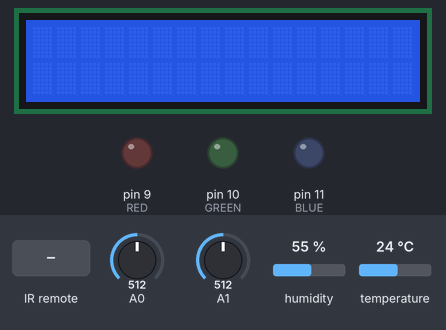
A sketch run on a simulated Arduino Uno, built with avr-gcc and run on an emulated ATmega328P. Shown: 16×2 character LCD, output pins drawn as LEDs (lit = HIGH). The inputs (shaded band) are chosen by the test bench; at power-on: humidity 55 %, A0 = 512, A1 = 512, temperature 24 °C. What the sketch prints to the serial monitor is not drawn.

Above: at 1.2 s.
1.3 s: infrared code 0xFFA25D received
At 2.5 s:
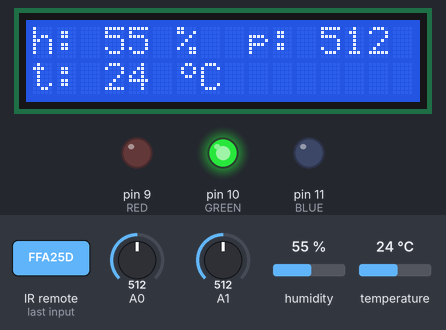
2.8 s: infrared code 0xFF629D received
At 3.2 s:
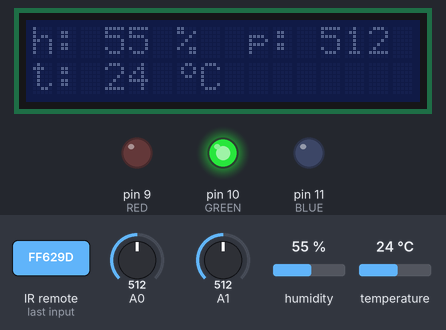
4.3 s: humidity set to 34 %
At 6.9 s:
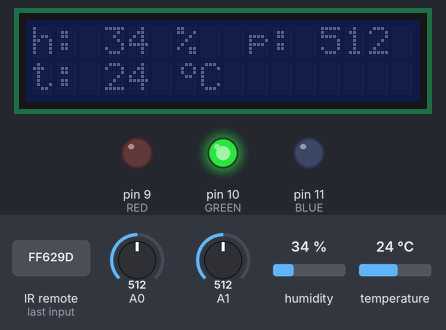
7.7 s: humidity set to 31 %
At 8.7 s:
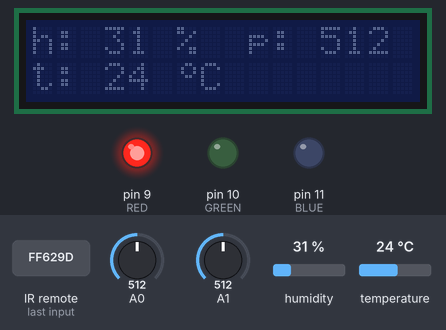
9.7 s: infrared code 0xFFA25D received
At 10.0 s:
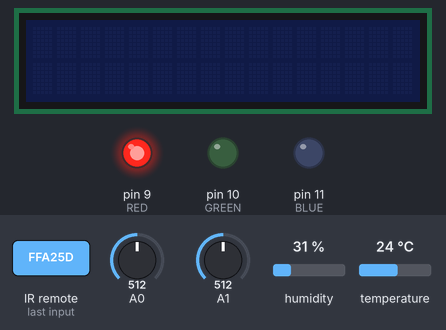
11.2 s: infrared code 0xFFC23D received
At 12.6 s:
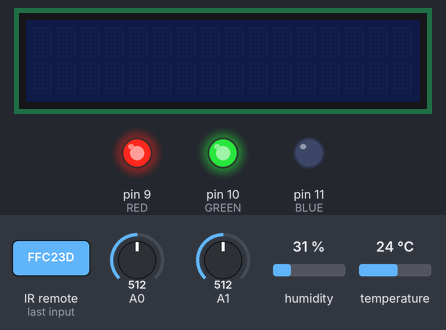
Timing chart, 0 to 13.7 s (numbered marks = the images above; inputs shaded):
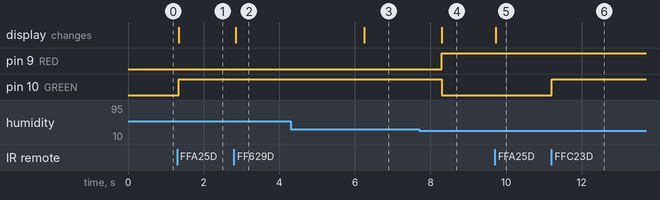

Measured:
- the behaviour switches between 33 and 32 % on humidity (found by bisection; images 3 and 4)
- after the input at 1.3 s, pin 10 (GREEN): LOW → HIGH at once; the display: changes at once (image 1)
- after the input at 2.8 s, the display: changes after 0.05 s (image 2)
- after the input at 4.3 s, the display: changes after 2.0 s (image 3)
- after the input at 7.7 s, pin 9 (RED): LOW → HIGH after 0.59 s; pin 10 (GREEN): HIGH → LOW after 0.59 s; the display: changes after 0.59 s (image 4)
- after the input at 9.7 s, the display: changes at once (image 5)
- after the input at 11.2 s, pin 10 (GREEN): LOW → HIGH at once

The sketch:

Meteo11.ino
```cpp
#include <IRremote.h>
#define BLUE 11
#define GREEN 10
#define RED 9
#include <DHT.h>
#define DHTPIN 4
#include <Wire.h>
#include <LiquidCrystal_I2C.h> // Подключение библиотеки
LiquidCrystal_I2C lcd(0x27, 16, 2);

DHT dht (DHTPIN, DHT11);

IRrecv irrecv(6);
decode_results results;
bool flag1 = 0;
bool flag2 = 0;
bool flag3 = 0;
bool flag4 = 0;
bool flag5 = 0;
bool lcdlist = 0;

//int DELAY = 5;

int PhotoResistor = 0;
int VariableResistor = 0;

#if defined(ARDUINO) && ARDUINO >= 100
#define printByte(args) write(args);
#else
#define printByte(args) print(args, BYTE);
#endif
unsigned long timer;
byte GRAD[8] = {
  0b00110,
  0b01001,
  0b01001,
  0b00110,
  0b00000,
  0b00000,
  0b00000,
  0b00000
};


int VR = 0;
void setup() {
  Serial.begin(9600);
  irrecv.enableIRIn();

  pinMode(RED, OUTPUT);
  pinMode(BLUE, OUTPUT);
  pinMode(GREEN, OUTPUT);
  pinMode(A0, INPUT);
  lcd.init();
  lcd.backlight();
}
void loop() {
  int PhotoResistor = analogRead(A0);
  int VariableResistor = analogRead(A1);

  int HUM;
  int TEMP;
  HUM = dht.readHumidity();
  TEMP = dht.readTemperature();

  PhotoResistor = analogRead(A0);
  VariableResistor = analogRead(A0);

  if (irrecv.decode(& results)) {
    Serial.println(results.value);


    if (results.value == 16769565) {
      flag1 = !flag1;
      digitalWrite(RED, flag1);
      //      delay(DELAY);
    }
    if (results.value == 16761405) {
      flag2 = !flag2;
      digitalWrite(GREEN, flag2);
      //      delay(DELAY);
    }
    if (results.value == 16748655) {
      flag3 = !flag3;
      digitalWrite(BLUE, flag3);
      //      delay(DELAY);
    }
    if (results.value == 16736925) {
      flag4 = !flag4;
      if (flag4 == 1) {
        lcd.noBacklight();
      }
      if (flag4 == 0) {
        lcd.backlight();
      }
      //      delay(DELAY);
    }

    if (results.value == 16753245) {
      flag5 = !flag5;
      if (flag5 == 1) {
        lcdlist = 1;
        lcd.clear();
      }
      if (flag5 == 0) {
        lcdlist = 0;
        lcd.clear();
      }
      //      delay(DELAY);
    }

    irrecv.resume();
  }

  if (lcdlist == 1) {
    if (millis() - timer > 1000) {
      timer  = millis();
      lcd.setCursor(12, 0);
      lcd.print("    ");
    }

    lcd.setCursor(0, 0);
    lcd.print("h:");

    lcd.setCursor(3, 0);
    lcd.print(HUM);

    lcd.setCursor(6, 0);
    lcd.print("%");

    lcd.setCursor(0, 1);
    lcd.print("t:");

    lcd.setCursor(3, 1);
    lcd.print(TEMP);

    lcd.createChar(1, GRAD);
    lcd.setCursor(6, 1);
    lcd.print("\1");

    lcd.setCursor(7, 1);
    lcd.print("C");

    lcd.setCursor(9, 0);
    lcd.print("p:");

    lcd.setCursor(12, 0);
    lcd.print(VariableResistor);

    if (HUM > 0 && HUM < 33) {
      digitalWrite(RED, HIGH);
      digitalWrite(GREEN, LOW);
      digitalWrite(BLUE, LOW);
    }
    if (HUM >= 33 && HUM < 60) {
      digitalWrite(RED, LOW);
      digitalWrite(GREEN, HIGH);
      digitalWrite(BLUE, LOW);
    }
    if (HUM >= 60 && HUM <= 100) {
      digitalWrite(RED, LOW);
      digitalWrite(GREEN, LOW);
      digitalWrite(BLUE, HIGH);
    }
  }

  if (lcdlist == 0) {
    lcd.clear();

  }
}
```
